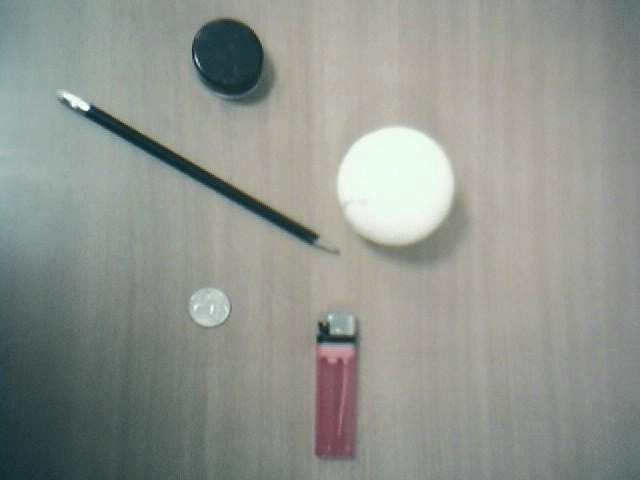
#> input picture VB_Classes/Python/PythonData/stuff.jpg, 640 x 480 px, found by its file name
$ python Contours_Demo2.py
#> lines starting #> are read from the running program, lines starting #| are printed output that depends on the picture; after the words box and inside, x2 and y2 are one past the last pixel; in counts of white or black regions, pixels touching at a corner belong together
#> further down, src is the input picture: shape (480, 640, 3); mean B, G, R 143.1, 148.5, 144.4
import cv2 as cv
import numpy as np
import argparse
import random as rng

rng.seed(12345)
title_window = 'Contours_Demo2.py'

def thresh_callback(val):
#> called with val = 100
    threshold = val

    ## [Canny]
    # Detect edges using Canny
    canny_output = cv.Canny(src_gray, threshold, threshold * 2)
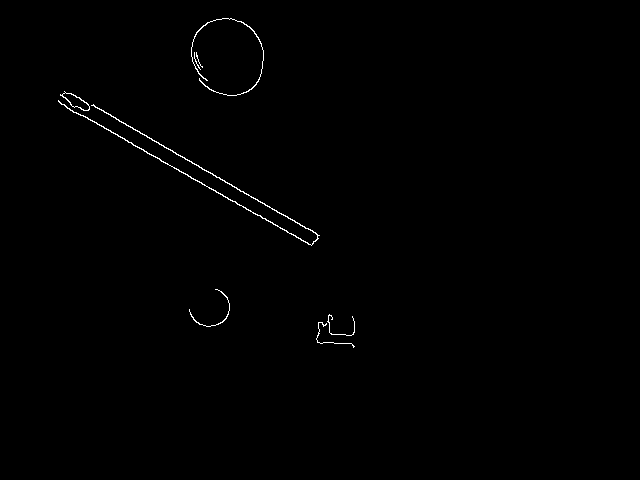
#> canny_output: shape (480, 640); 0.46% white in thin lines or dots, all inside (x1, y1, x2, y2) = (58, 18, 355, 348)
    ## [Canny]

    ## [findContours]
    # Find contours
    contours, _ = cv.findContours(canny_output, cv.RETR_TREE, cv.CHAIN_APPROX_SIMPLE)
#> contours = 9 contours, 4 with area under 20; largest, box (x1, y1, x2, y2) and area: (58, 100, 320, 246) 269, (60, 91, 90, 111) 233, (62, 92, 90, 111) 208, (191, 18, 264, 96) 64, (189, 289, 230, 327) 24
    ## [findContours]

    ## [allthework]
    # Approximate contours to polygons + get bounding rects and circles
    contours_poly = [None]*len(contours)
#> contours_poly = 9 items
    boundRect = [None]*len(contours)
#> boundRect = 9 items
    centers = [None]*len(contours)
#> centers = 9 items
    radius = [None]*len(contours)
#> radius = 9 items
    for i, c in enumerate(contours):
        contours_poly[i] = cv.approxPolyDP(c, 3, True)
        boundRect[i] = cv.boundingRect(contours_poly[i])
        centers[i], radius[i] = cv.minEnclosingCircle(contours_poly[i])
#> this loop made 9 passes
#> after the loop, boundRect = [(317, 322, 38, 25), (328, 315, 27, 21), (189, 289, 41, 38), (58, 100, 261, 145), (60, 91, 30, 19), (62, 94, 28, 15), (196, 52, 7, 16), (194, 52, 7, 18), (191, 18, 73, 78)]; centers = [(336, 334), (340.5, 324.5), (209.1, 306.8), (188, 169), (74.5, 101.5), (75.5, 101), (199, 59.5), (197, 60.5), (225.9, 57.57)]; contours_poly = 9 contours, 4 with area under 20; largest, box (x1, y1, x2, y2) and area: (60, 91, 90, 110) 218, (62, 94, 90, 109) 164, (58, 100, 319, 245) 143, (189, 289, 230, 327) 54, (191, 18, 264, 96) 45; radius = [21.63, 15.7, 20.24, 147.2, 16.32, 15.21, 8.08, 9.01, 39.84]
    ## [allthework]

    ## [zeroMat]
    drawing = np.zeros((canny_output.shape[0], canny_output.shape[1], 3), dtype=np.uint8)
    ## [zeroMat]

    ## [forContour]
    # Draw polygonal contour + bonding rects + circles
    for i in range(len(contours)):
        color = (rng.randint(0,256), rng.randint(0,256), rng.randint(0,256))
        cv.drawContours(drawing, contours_poly, i, color)
        cv.rectangle(drawing, (int(boundRect[i][0]), int(boundRect[i][1])), \
          (int(boundRect[i][0]+boundRect[i][2]), int(boundRect[i][1]+boundRect[i][3])), color, 2)
        cv.circle(drawing, (int(centers[i][0]), int(centers[i][1])), int(radius[i]), color, 2)
#> this loop made 9 passes
#> color on passes 1 to 9: (213, 5, 152), (188, 99, 138), (223, 82, 191), (63, 221, 133), (89, 95, 181), (46, 211, 85), (75, 105, 39), (97, 174, 164), (12, 234, 173)
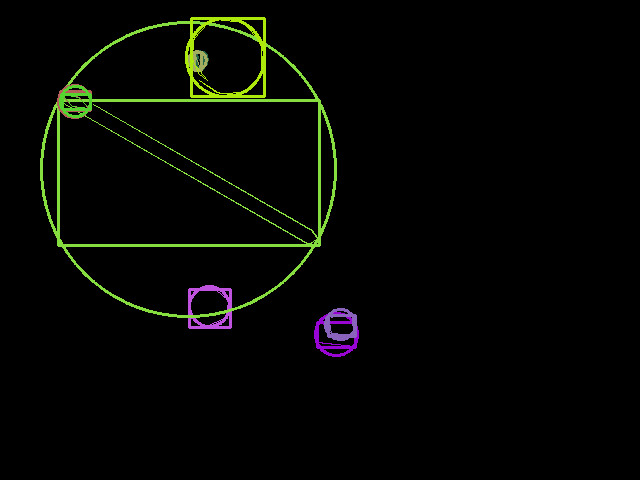
#> drawing: shape (480, 640, 3); mean of channels 0, 1, 2 2.6, 6.1, 4.6; drawn as B, G, R
    ## [forContour]

    ## [showDrawings]
    # Show in a window
    cv.imshow('Contours', drawing)
    ## [showDrawings]

## [setup]
# Load source image
parser = argparse.ArgumentParser(description='Code for Creating Bounding boxes and circles for contours tutorial.')
parser.add_argument('--input', help='Path to input image.', default='../Data/stuff.jpg')
args = parser.parse_args()

src = cv.imread(cv.samples.findFile(args.input))
if src is None:
    print('Could not open or find the image:', args.input)
    exit(0)

# Convert image to gray and blur it
src_gray = cv.cvtColor(src, cv.COLOR_BGR2GRAY)
src_gray = cv.blur(src_gray, (3,3))
## [setup]

## [createWindow]
# Create Window
source_window = 'Source'
cv.namedWindow(source_window)
cv.imshow(source_window, src)
## [createWindow]
## [trackbar]
max_thresh = 255
thresh = 100 # initial threshold
cv.createTrackbar('Canny thresh:', source_window, thresh, max_thresh, thresh_callback)
thresh_callback(thresh)
## [trackbar]

cv.waitKey()
